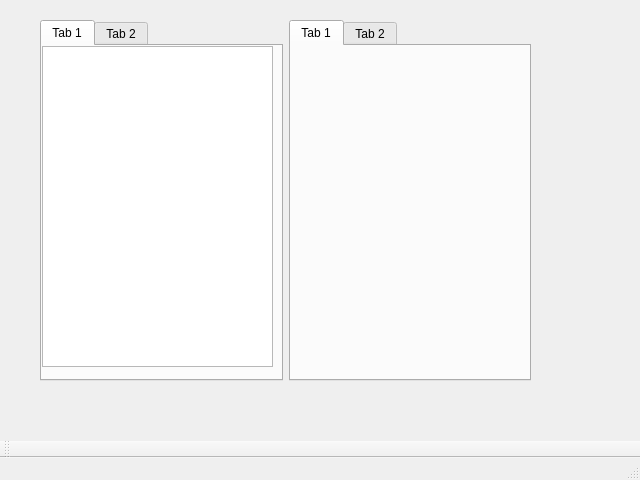
<?xml version="1.0" encoding="UTF-8"?>
<ui version="4.0">
 <class>MainWindow</class>
 <widget class="QMainWindow" name="MainWindow">
  <property name="geometry">
   <rect>
    <x>0</x>
    <y>0</y>
    <width>640</width>
    <height>480</height>
   </rect>
  </property>
  <property name="windowTitle">
   <string>MainWindow</string>
  </property>
  <widget class="QWidget" name="centralwidget">
   <widget class="QWidget" name="horizontalLayoutWidget">
    <property name="geometry">
     <rect>
      <x>40</x>
      <y>20</y>
      <width>491</width>
      <height>361</height>
     </rect>
    </property>
    <layout class="QHBoxLayout" name="horizontalLayout">
     <item>
      <widget class="QTabWidget" name="tabWidget">
       <widget class="QWidget" name="tab">
        <attribute name="title">
         <string>Tab 1</string>
        </attribute>
        <widget class="QTableWidget" name="tableWidget">
         <property name="geometry">
          <rect>
           <x>0</x>
           <y>0</y>
           <width>231</width>
           <height>321</height>
          </rect>
         </property>
        </widget>
       </widget>
       <widget class="QWidget" name="tab_2">
        <attribute name="title">
         <string>Tab 2</string>
        </attribute>
       </widget>
      </widget>
     </item>
     <item>
      <widget class="QTabWidget" name="tabWidget_2">
       <widget class="QWidget" name="tab_3">
        <attribute name="title">
         <string>Tab 1</string>
        </attribute>
       </widget>
       <widget class="QWidget" name="tab_4">
        <attribute name="title">
         <string>Tab 2</string>
        </attribute>
       </widget>
      </widget>
     </item>
    </layout>
   </widget>
  </widget>
  <widget class="QMenuBar" name="menubar">
   <property name="geometry">
    <rect>
     <x>0</x>
     <y>0</y>
     <width>640</width>
     <height>25</height>
    </rect>
   </property>
  </widget>
  <widget class="QStatusBar" name="statusbar"/>
  <widget class="QToolBar" name="toolBar">
   <property name="windowTitle">
    <string>toolBar</string>
   </property>
   <attribute name="toolBarArea">
    <enum>BottomToolBarArea</enum>
   </attribute>
   <attribute name="toolBarBreak">
    <bool>false</bool>
   </attribute>
  </widget>
 </widget>
 <resources/>
 <connections/>
</ui>
